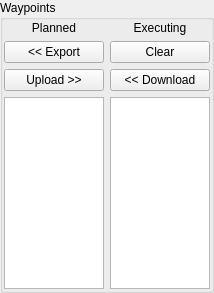
          <widget class="QGroupBox" name="groupBox_11">
           <property name="sizePolicy">
            <sizepolicy hsizetype="Preferred" vsizetype="Preferred">
             <horstretch>0</horstretch>
             <verstretch>0</verstretch>
            </sizepolicy>
           </property>
           <property name="maximumSize">
            <size>
             <width>16777215</width>
             <height>16777215</height>
            </size>
           </property>
           <property name="title">
            <string>Waypoints</string>
           </property>
           <layout class="QGridLayout" name="gridLayout">
            <property name="leftMargin">
             <number>1</number>
            </property>
            <property name="topMargin">
             <number>1</number>
            </property>
            <property name="rightMargin">
             <number>1</number>
            </property>
            <property name="bottomMargin">
             <number>1</number>
            </property>
            <item row="2" column="1">
             <widget class="QLabel" name="label_4">
              <property name="text">
               <string>Executing</string>
              </property>
              <property name="alignment">
               <set>Qt::AlignCenter</set>
              </property>
             </widget>
            </item>
            <item row="4" column="0">
             <widget class="QPushButton" name="bt_upload">
              <property name="text">
               <string>Upload &gt;&gt;</string>
              </property>
             </widget>
            </item>
            <item row="7" column="0">
             <widget class="QListView" name="waypoints_container">
              <property name="minimumSize">
               <size>
                <width>100</width>
                <height>0</height>
               </size>
              </property>
              <property name="maximumSize">
               <size>
                <width>100</width>
                <height>16777215</height>
               </size>
              </property>
             </widget>
            </item>
            <item row="3" column="1">
             <widget class="QPushButton" name="bt_clear">
              <property name="text">
               <string>Clear</string>
              </property>
             </widget>
            </item>
            <item row="4" column="1">
             <widget class="QPushButton" name="bt_download">
              <property name="text">
               <string>&lt;&lt; Download</string>
              </property>
             </widget>
            </item>
            <item row="7" column="1">
             <widget class="QListView" name="listView">
              <property name="minimumSize">
               <size>
                <width>100</width>
                <height>0</height>
               </size>
              </property>
              <property name="maximumSize">
               <size>
                <width>100</width>
                <height>16777215</height>
               </size>
              </property>
             </widget>
            </item>
            <item row="3" column="0">
             <widget class="QPushButton" name="bt_export_as_trajectory">
              <property name="text">
               <string>&lt;&lt; Export</string>
              </property>
             </widget>
            </item>
            <item row="2" column="0">
             <widget class="QLabel" name="label_3">
              <property name="text">
               <string>Planned</string>
              </property>
              <property name="alignment">
               <set>Qt::AlignCenter</set>
              </property>
             </widget>
            </item>
           </layout>
          </widget>
